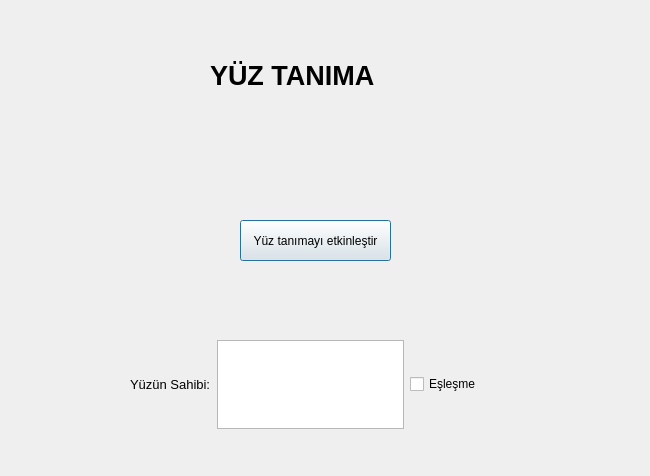
<?xml version="1.0" encoding="UTF-8"?>
<ui version="4.0">
 <class>Dialog</class>
 <widget class="QDialog" name="Dialog">
  <property name="geometry">
   <rect>
    <x>0</x>
    <y>0</y>
    <width>650</width>
    <height>476</height>
   </rect>
  </property>
  <property name="windowTitle">
   <string>Dialog</string>
  </property>
  <widget class="QPushButton" name="pushButton">
   <property name="geometry">
    <rect>
     <x>240</x>
     <y>220</y>
     <width>151</width>
     <height>41</height>
    </rect>
   </property>
   <property name="text">
    <string>Yüz tanımayı etkinleştir</string>
   </property>
  </widget>
  <widget class="QLabel" name="label">
   <property name="geometry">
    <rect>
     <x>210</x>
     <y>50</y>
     <width>221</width>
     <height>51</height>
    </rect>
   </property>
   <property name="font">
    <font>
     <pointsize>20</pointsize>
     <weight>75</weight>
     <bold>true</bold>
    </font>
   </property>
   <property name="text">
    <string>YÜZ TANIMA</string>
   </property>
  </widget>
  <widget class="QWidget" name="horizontalLayoutWidget">
   <property name="geometry">
    <rect>
     <x>130</x>
     <y>340</y>
     <width>351</width>
     <height>89</height>
    </rect>
   </property>
   <layout class="QHBoxLayout" name="horizontalLayout">
    <item>
     <widget class="QLabel" name="label_2">
      <property name="font">
       <font>
        <pointsize>10</pointsize>
       </font>
      </property>
      <property name="text">
       <string>Yüzün Sahibi:</string>
      </property>
     </widget>
    </item>
    <item>
     <widget class="QTextBrowser" name="textBrowser"/>
    </item>
    <item>
     <widget class="QCheckBox" name="checkBox">
      <property name="text">
       <string>Eşleşme</string>
      </property>
     </widget>
    </item>
   </layout>
  </widget>
 </widget>
 <resources/>
 <connections/>
</ui>
